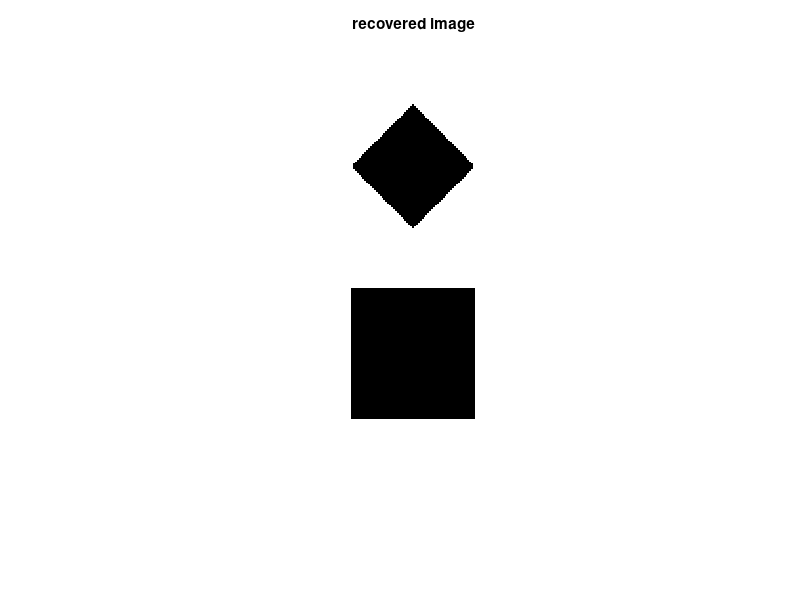

This figure's MATLAB source:
% Haar wavelet transform of a basic image
% recovery of image
% square and rhombus
% direct calculations: no filters
%
%----------------------------------------
% First the transformed images
%
%Original image
fg=ones(256,256); %white plane
%the rhombus
for n=1:32,
   fgx=64+(-n:n); fgy=96+n;
   fg(fgx,fgy)=0; %one triangle
   fg(fgx,256-fgy)=0; %the other triangle
end
%the square
fg(128:196,96:160)=0;
%
%Step1
%1 scale wavelet transform of rows
c=1/sqrt(2);
lfg1=zeros(256,128); %space for image
hfg1=zeros(256,128); %"   "
for nn=1:256,
   auxL=fg(nn,1:2:256)+fg(nn,2:2:256);
   auxH=fg(nn,1:2:256)-fg(nn,2:2:256);
   lfg1(nn,1:128)=c*auxL; %image L
   hfg1(nn,1:128)=c*auxH; %image H
end;

%Step 2
%1 scale wavelet transform of columns of previous step
llfg1=zeros(128,128); %space for image
hlfg1=zeros(128,128); %"   "
hhfg1=zeros(128,128); %space for image
lhfg1=zeros(128,128); %"   "
%columns of L
for nn=1:128,
   auxL=lfg1(1:2:256,nn)+lfg1(2:2:256,nn);
   auxH=lfg1(1:2:256,nn)-lfg1(2:2:256,nn);
   llfg1(1:128,nn)=c*auxL; %image LL
   hlfg1(1:128,nn)=c*auxH; %image HL
end;
%columns of H
for nn=1:128,
   auxL=hfg1(1:2:256,nn)+hfg1(2:2:256,nn);
   auxH=hfg1(1:2:256,nn)-hfg1(2:2:256,nn);
   lhfg1(1:128,nn)=c*auxL; %image LH
   hhfg1(1:128,nn)=c*auxH; %image HH
end;

%----------------------------------------
% Second the recovery of original image
% from LL,LH, HL and HH
%
rfg=zeros(256,256); %space for image
%
%recovery of L
for nn=1:128,
   auxL(1:2:256)=llfg1(1:128,nn)+hlfg1(1:128,nn);
   auxL(2:2:256)=llfg1(1:128,nn)-hlfg1(1:128,nn);
   lfg1(1:256,nn)=c*auxL; %image L   
end;
%recovery of H
for nn=1:128,
   auxH(1:2:256)=lhfg1(1:128,nn)+hhfg1(1:128,nn);
   auxH(2:2:256)=lhfg1(1:128,nn)-hhfg1(1:128,nn);
   hfg1(1:256,nn)=c*auxH; %image H   
end;

%recovery of original
for nn=1:256,
   auxL(1:2:256)=lfg1(nn,1:128)+hfg1(nn,1:128);
   auxL(2:2:256)=lfg1(nn,1:128)-hfg1(nn,1:128);
   rfg(nn,1:256)=c*auxL'; %image H   
end;

figure(1)
imshow(rfg);
title('recovered image');
